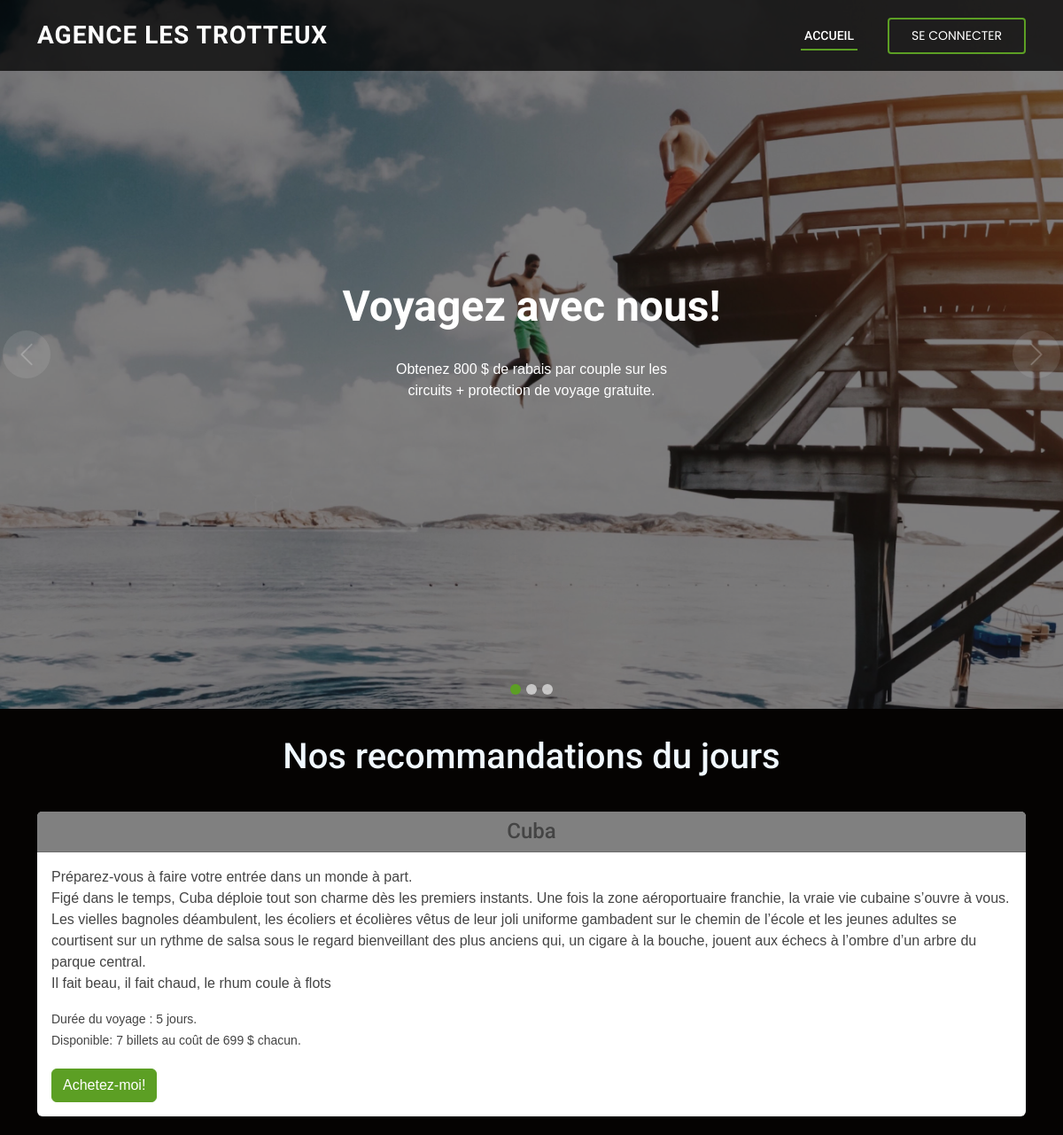
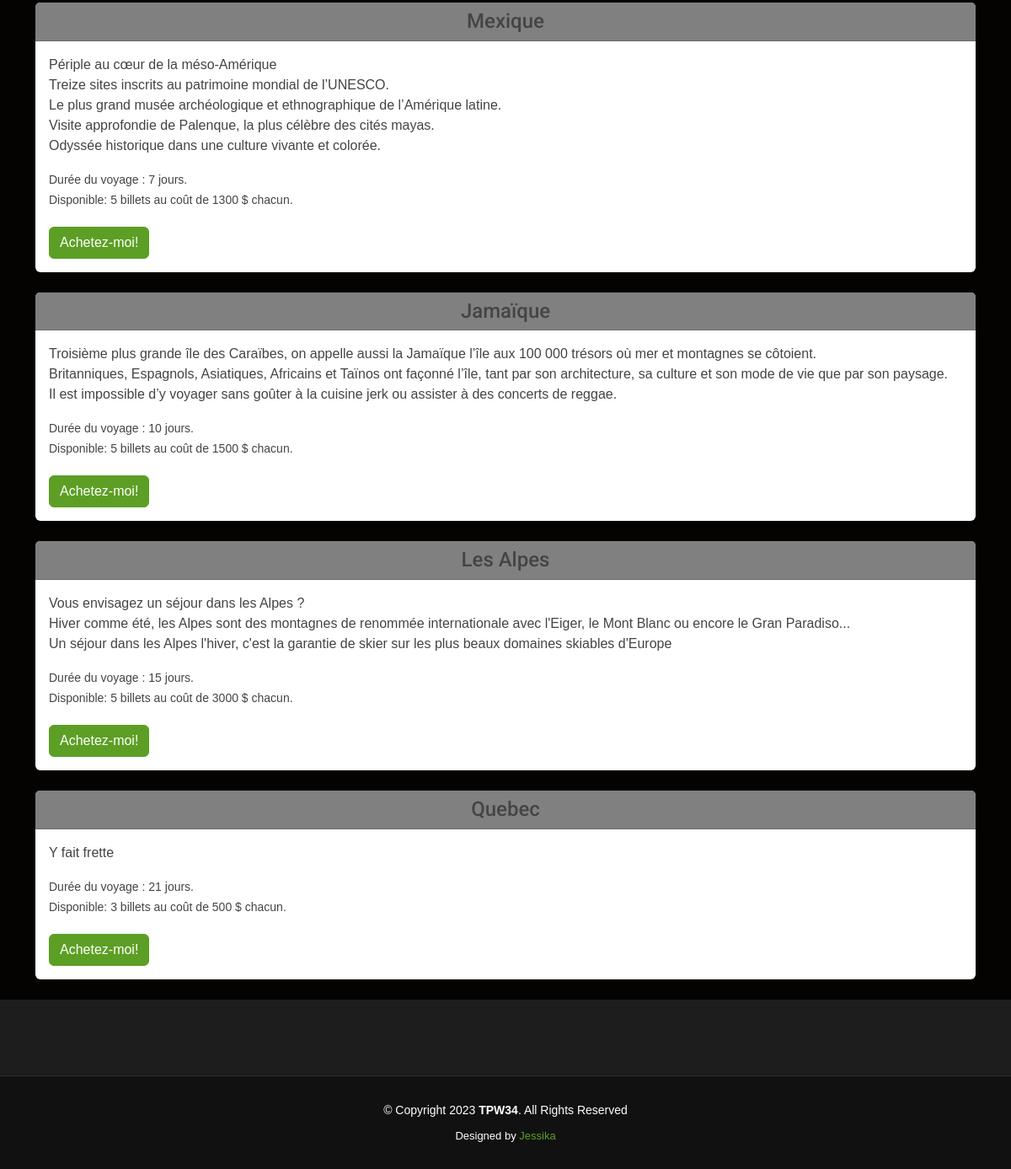
The page / on the database its author committed (2 pictures, top to bottom).
### tables this page shows
CREATE TABLE IF NOT EXISTS `produits` (
  `PK_IdProduit` int(11) NOT NULL AUTO_INCREMENT COMMENT 'PK',
  `NomProduit` varchar(40) NOT NULL,
  `InfoProduit` text NOT NULL COMMENT 'Description du voyage',
  `image` varchar(256) DEFAULT NULL COMMENT 'photographie',
  `TempsProduit` int(11) NOT NULL COMMENT 'Durée du voyage',
  `PrixProduit` decimal(10,0) NOT NULL,
  `QteProduit` int(20) NOT NULL COMMENT 'Quantité du produit',
  `FK_IdCategorie` int(11) DEFAULT NULL COMMENT 'FK',
  PRIMARY KEY (`PK_IdProduit`)
);

### index.php (called while the page is built)
<?php include "include/head.php"; ?>
<?php include "include/menu.php"; ?>
<?php include "contenu/contenuAccueil.php"; ?>
<?php include "include/footer.php"; ?>

### functions.php (called while the page is built, shortened)
<?php
   function getData($query, $connect)
   {
      $resultats= mysqli_query($connect, $query);
      $posts=mysqli_fetch_all($resultats, MYSQLI_ASSOC);
      return $posts;
   }
 ?>

### contenu/contenuAccueil.php (the view, shortened to what this page needs)
<?php
    $query= 'SELECT*FROM produits';
    $posts = getData($query, $connect);
?>
<section id="hero">
        <div class="hero-container">
            <div id="heroCarousel" data-bs-interval="5000" class="carousel slide carousel-fade" data-bs-ride="carousel">
                <ol class="carousel-indicators" id="hero-carousel-indicators"></ol>
                <div class="carousel-inner" role="listbox">
                <div class="carousel-item active" style="background-image: url(img/slide/photo1.jpg);">
                    <div class="carousel-container">
                        <div class="carousel-content">
                            <h2 class="animate__animated animate__fadeInDown">Voyagez avec nous!</h2>
                            <p class="animate__animated animate__fadeInUp">Obtenez 800 $ de rabais par couple sur les circuits + protection de voyage gratuite.</p>
                        </div>
                    </div>
                </div>
            </div>
                <a class="carousel-control-prev" href="#heroCarousel" role="button" data-bs-slide="prev">
                        <span class="carousel-control-prev-icon bi bi-chevron-left" aria-hidden="true"></span>
                </a>
                <a class="carousel-control-next" href="#heroCarousel" role="button" data-bs-slide="next">
                    <span class="carousel-control-next-icon bi bi-chevron-right" aria-hidden="true"></span>
                </a>
            </div>
        </div>
    </section>
    <body class="">
        <div class="container">
            <div class="recommandation" style="padding: 30px;">
                <h1 class="text-center" style="color:aliceblue"> Nos recommandations du jours </h1>
            </div>
             <?php foreach($posts as $post):?>
                <div class="card">
                    <h4 class="card-header" style="background: grey ; text-align :center";><?php echo $post['NomProduit'];?></h4>
                    <div class="card-body">
                        <p class="card-text"><?php echo $post['InfoProduit'];?></p>
                        <small> Durée du voyage : <?php echo $post['TempsProduit'];?> jours.<br>
                         Disponible: <?php echo $post['QteProduit'];?> billets au coût de <?php echo $post['PrixProduit'];?> $ chacun.</small>
                         <?php
                        if (isset($_SESSION["username"]) == 0) {
                           echo "<div class='btnAchat' style='padding-top: 20px;'>
                                            <a href='login.php' class='btn btn-primary'  style='background: #5c9f24; border-color :#5c9f24'> Achetez-moi!</a>
                                 </div> ";
                        } else {
                            echo "<div class='btnAchat' style='padding-top: 20px;'>
                                    <a href='membre.php' class='btn btn-primary'  style='background: #5c9f24; border-color :#5c9f24'> Achetez-moi!</a>
                                </div> ";
                        }
                        ?>
                    </div>
                </div>
                <br>
             <?php endforeach;?>
         </div>
    </body>

### styles.css (style rules this page uses)
body { font-family: "Open Sans", sans-serif; color: #444444; }
a { color: #5c9f24; text-decoration: none; }
h1, h2, h3, h4, h5, h6 { font-family: "Roboto", sans-serif; }
#hero { width: 100%; height: 100vh; background-color: rgba(17, 17, 17, 0.8); overflow: hidden; padding: 0; }
#hero .carousel-item { width: 100%; height: 100vh; background-size: cover; background-position: center; background-repeat: no-repeat; position: relative; transition: 0.3; }
#hero .carousel-item::before { content: ""; background-color: rgba(0, 0, 0, 0.5); position: absolute; top: 0; right: 0; left: 0; bottom: 0; }
#hero .carousel-container { display: flex; justify-content: center; align-items: center; position: absolute; bottom: 0; top: 0; left: 0; right: 0; }
#hero .carousel-content { text-align: center; }
#hero h2 { color: #fff; margin-bottom: 30px; font-size: 48px; font-weight: 700; }
#hero p { width: 80%; -webkit-animation-delay: 0.4s; animation-delay: 0.4s; margin: 0 auto 30px auto; color: #fff; }
#hero .carousel-inner .carousel-item { transition-property: opacity; background-position: center top; }
#hero .carousel-inner .carousel-item, #hero .carousel-inner .active.carousel-item-start, #hero .carousel-inner .active.carousel-item-end { opacity: 0; }
#hero .carousel-inner .active, #hero .carousel-inner .carousel-item-next.carousel-item-start, #hero .carousel-inner .carousel-item-prev.carousel-item-end { opacity: 1; transition: 0.5s; }
#hero .carousel-control-next-icon, #hero .carousel-control-prev-icon { background: none; font-size: 30px; line-height: 0; width: auto; height: auto; background: rgba(255, 255, 255, 0.2); border-radius: 50px; transition: 0.3s; color: rgba(255, 255, 255, 0.5); width: 54px; height: 54px; display: flex; align-items: center; justify-content: center; }
@media (min-width: 1024px) { #hero p { width: 60%; } }
@media (min-width: 1024px) { #hero .carousel-control-prev, #hero .carousel-control-next { width: 5%; } }
section { padding: 60px 0; }

### style.css (style rules this page uses)
body { background-color: #050302;font-family: 'Montserrat', sans-serif }
.card { border:none }

### rows shown on the page
produits: NomProduit "Cuba", InfoProduit "Préparez-vous à faire votre entrée dans un monde à part. Figé dans le temps, Cuba déploie tout son charme dès les premiers instants. Une fois la zone aéroportuaire franchie, la vraie vie cubaine s’ouvre à vous. Les vielles bagnoles déambulent, les écoliers et écolières vêtus de leur joli uniforme gambadent sur le chemin de l’école et les jeunes adultes se courtisent sur un rythme de salsa sous le regard bienveillant des plus anciens qui, un cigare à la bouche, jouent aux échecs à l’ombre d’un arbre du parque central. Il fait beau, il fait chaud, le rhum coule à flots", TempsProduit "5", QteProduit "7", PrixProduit "699"
produits: NomProduit "Mexique", InfoProduit "Périple au cœur de la méso-Amérique Treize sites inscrits au patrimoine mondial de l’UNESCO. Le plus grand musée archéologique et ethnographique de l’Amérique latine. Visite approfondie de Palenque, la plus célèbre des cités mayas. Odyssée historique dans une culture vivante et colorée.", TempsProduit "7", QteProduit "5", PrixProduit "1300"
produits: NomProduit "Jamaïque", InfoProduit "Troisième plus grande île des Caraïbes, on appelle aussi la Jamaïque l’île aux 100 000 trésors où mer et montagnes se côtoient. Britanniques, Espagnols, Asiatiques, Africains et Taïnos ont façonné l’île, tant par son architecture, sa culture et son mode de vie que par son paysage. Il est impossible d’y voyager sans goûter à la cuisine jerk ou assister à des concerts de reggae.", TempsProduit "10", QteProduit "5", PrixProduit "1500"
produits: NomProduit "Les Alpes", InfoProduit "Vous envisagez un séjour dans les Alpes ? Hiver comme été, les Alpes sont des montagnes de renommée internationale avec l'Eiger, le Mont Blanc ou encore le Gran Paradiso... Un séjour dans les Alpes l'hiver, c'est la garantie de skier sur les plus beaux domaines skiables d'Europe", TempsProduit "15", QteProduit "5", PrixProduit "3000"
produits: NomProduit "Quebec", InfoProduit "Y fait frette", TempsProduit "21", QteProduit "3", PrixProduit "500"
